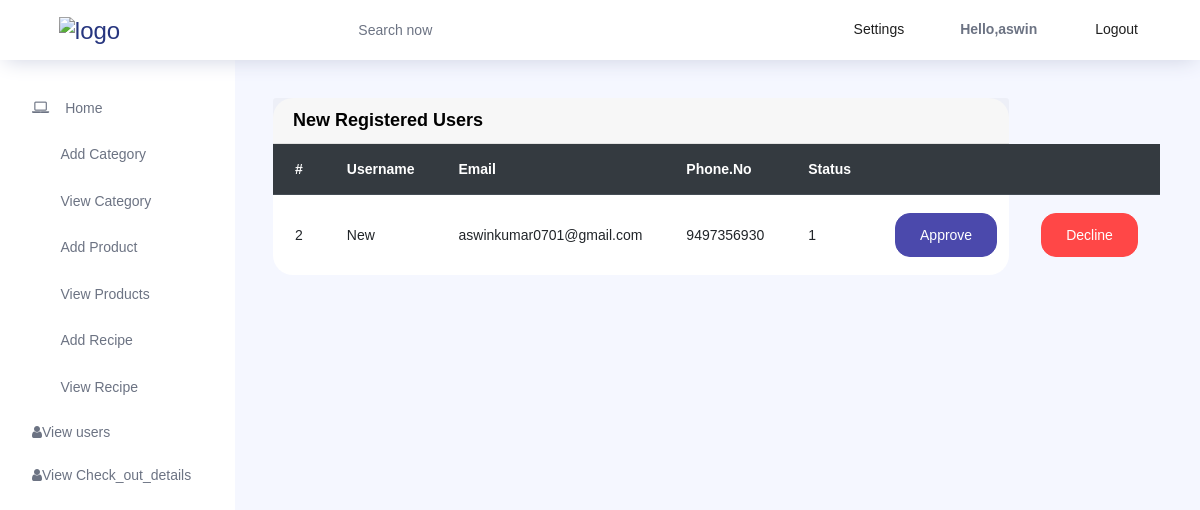
The page /new_admin_register (signed in) on the database its author committed.
### User_app/models.py (models this page shows)
class New_register(models.Model):
    new_username = models.CharField(max_length=20)
    new_email = models.EmailField()
    new_phone_no = models.IntegerField()
    new_password = models.CharField(max_length=20)
    new_status = models.IntegerField(default=0)

### Admin_app/views.py (the view)
# urls.py: path('new_admin_register',views.new_admin_register,name='new_admin_register'),
def new_admin_register(request):
    data = New_register.objects.all()
    return render(request,'new_admin_register.html',{'data':data})

### Admin_app/templates/new_admin_register.html
{% extends 'admin_index.html' %}
{% block content %}
<div class="row">
    <div class="col-lg-10">
        <div class="card">
            <div class="card-header">
                <strong class="card-title">New Registered Users</strong>
            </div>
            <div class="table-stats order-table ov-h">
                <table class="table" >
                    <thead class="thead-dark">
                        <tr>
                            <th class="serial">#</th>
                            <th>Username</th>
                            <th>Email</th>
                            <th>Phone.No</th>
                            <th>Status</th>
                            <th></th>
                            <th></th>
                        </tr>
                    </thead>
                    <tbody>
                        {% for i in data %}
                        <tr >
                            <td class="serial">{{i.id}}</td>
                            <td>{{i.new_username}}</td>
                            <td>{{i.new_email}}</td>
                            <td> {{i.new_phone_no}} </td>
                            <td>{{i.new_status}}</td>
                            <td><a href="{% url 'approve_user' ID=i.id %}"><button class="btn btn-primary">Approve</button></td></a>
                            <td><a href="{% url 'user_delete' Id=i.id  %}"><button class="btn btn-danger">Decline</button></td></a>
                        </tr>
                        {% endfor %}
                    </tbody>
                </table>
            </div>
        </div>
    </div>
</div>
{% endblock %}

### rows shown on the page
New_register: id "2", new_username "New", new_email "aswinkumar0701@gmail.com", new_phone_no "9497356930", new_status "1"

### other values the page prints
{{ request.session.username }} "aswin"
